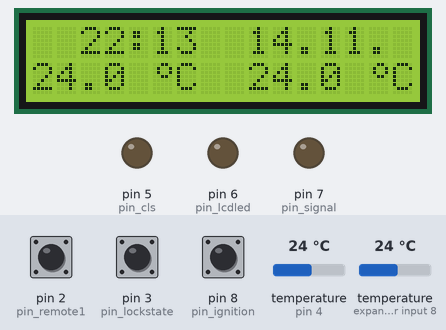
Bench run of a sketch on a simulated Arduino Uno, built with avr-gcc and run on an emulated ATmega328P. On the bench: 16×2 character LCD, output pins drawn as LEDs (lit = HIGH). Wiring (inferred from the names in the program): IR receiver: data pin 2. Dashed ring = blinking. The test bench sets the inputs (shaded band); at power-on: pin 3 (pin_lockstate) HIGH, temperature (sensors on pin 4, expander input 8) 24 °C, pin 8 (pin_ignition) HIGH, pin 2 (pin_remote1) HIGH. The local clock reads 2024-03-15 10:24:30 at power-on unless the sketch sets it.

Above: at 2.3 s.
2.4 s: pin 3 (pin_lockstate) pulled LOW for 0.15 s
At 2.84 s:
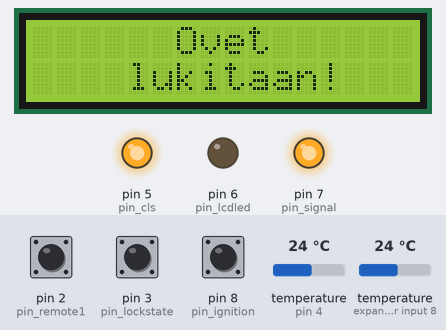
3.1 s: pin 3 (pin_lockstate) pulled LOW for 1 s
At 5.6 s:
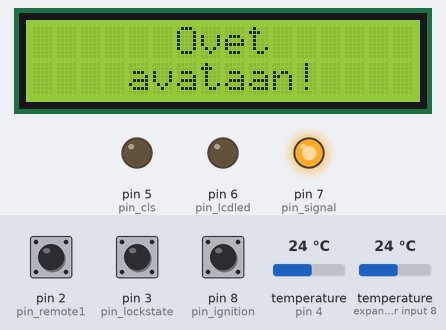
7.6 s: temperature (sensor on pin 4) set to 10.4 °C
At 9.0 s:
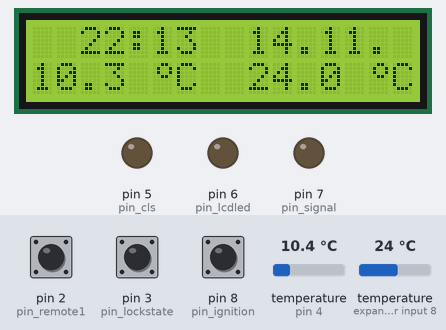
9.3 s: temperature (sensor on pin 4) set to 9.3 °C
At 10.1 s:
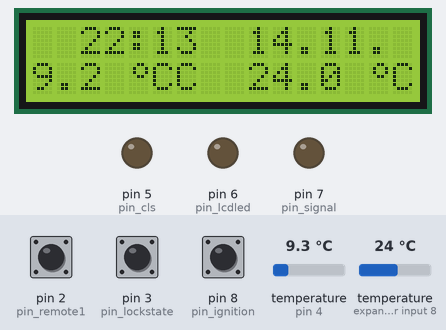
10.9 s: pin 8 (pin_ignition) pulled LOW for 1 s
At 12.3 s:
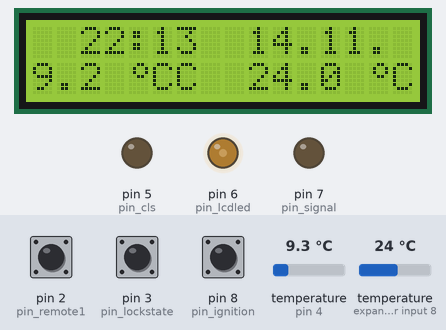
12.5 s: pin 3 (pin_lockstate) pulled LOW for 0.15 s
At 12.79 s:
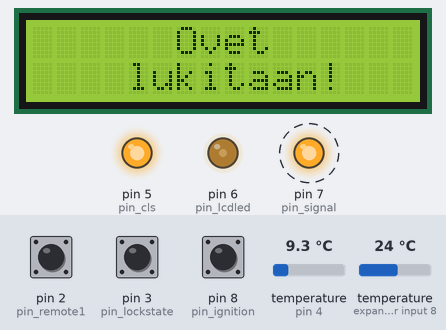
Timing chart, 0 to 14.2 s (numbered marks = the images above; inputs shaded):
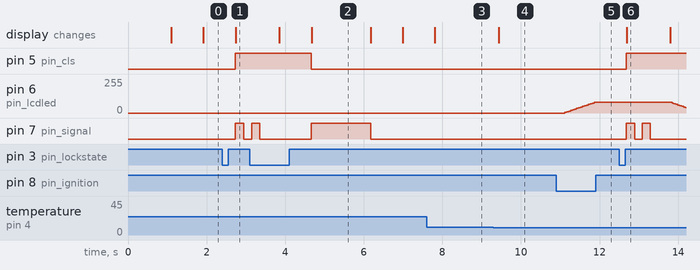

Measured:
- the behaviour switches between 10 and 9.9 °C on temperature (sensor on pin 4) (found by bisection; images 3 and 4)
- after the input at 2.4 s, pin 5 (pin_cls): LOW → HIGH after 0.33 s; pin 7 (pin_signal): LOW → HIGH after 0.33 s, → LOW 0.21 s later; the display: changes after 0.35 s (image 1)
- after the input at 3.1 s, pin 5 (pin_cls): HIGH → LOW after 1.6 s; the display: first differs from a run without the input after 1.6 s (image 2)
- after the input at 7.6 s, the display: changes after 0.21 s (image 3)
- after the input at 9.3 s, the display: changes after 0.14 s (image 4)
- after the input at 10.9 s, pin 6 (pin_lcdled): moves from 0/255 to 80/255 over 0.75 s, starting after 0.21 s
- after the input at 12.5 s, pin 5 (pin_cls): LOW → HIGH after 0.18 s; pin 7 (pin_signal): alternates HIGH for 0.21 s and LOW for 0.20 s, 4 changes in all, then stays LOW, starting after 0.18 s; the display: changes after 0.19 s (image 6)

The sketch:

CLSC.ino
```cpp
/*************************************************************
*  project: Central Locking System control
*  author: Simo Hakala
*  description: A sketch to control various tasks in my 1990
*  Mercedes Benz 230TE, mainly the central locking system.
*
*  v0.1: radio controlled central locking system (CLS)
*  v0.2: temperature display both inside and outside of the
*        vehicle, option to use two remote buttons
*        to control the cls
*  v0.3: display backlight control from ignition signal
*  v0.3.1: -added an input for checking the current door
*          locking state
*          -set the locksignals to use interrupts
*          -removed the two button option added in v0.2
*          -bug fixing
*************************************************************/

#include <Wire.h>
#include <RTClib.h>
#include <LiquidCrystal_I2C.h>
#include <OneWire.h>
#include <DallasTemperature.h>

char* currentversion = "v0.3.1";

#define ONE_WIRE_BUS 4
OneWire oneWire(ONE_WIRE_BUS);
DallasTemperature sensors(&oneWire);
float temp1, temp2;
DeviceAddress sensor_int = {0x28, 0xB4, 0x63, 0x05, 0x05, 0x00, 0x00, 0x2E};
DeviceAddress sensor_ext;

RTC_DS1307 rtc;

LiquidCrystal_I2C lcd(0x27,16,2);
const int pin_lcdled = 6; //PWM output pin to control lcd brightness
int brightness = 80; //lcd background brightness

const int pin_signal = 7; //output pin to control the blinker relay
const int pin_cls = 5; //output pin to control the cls

const int pin_ignition = 8; //input signal from ignition switch
const int pin_lockstate = 3; //input pin to determine lockstate (D3 = INT1)
boolean doorslocked;

//four input pins from the remote control unit
const int pin_remote1 = 2; //(D2 = INT0)
const int pin_remote2 = 10;
const int pin_remote3 = 11;
const int pin_remote4 = 12;

//reset locksignals
volatile boolean signal_remote;
volatile boolean signal_local;

//custom display characters
byte degree[8] = {
  B00110,
  B01001,
  B01001,
  B00110
};

void lock_signal() //interrupt service routine (ISR)
{
  if (digitalRead(pin_remote1) == LOW) //remote locksignal
  {
    signal_remote = true;
  } else {
    signal_local = true;
  }
}

void setup()
{
  Wire.begin();
  sensors.begin();

  pinMode(pin_signal, OUTPUT);
  pinMode(pin_lcdled, OUTPUT);
  pinMode(pin_cls, OUTPUT);
  pinMode(pin_lockstate, INPUT_PULLUP);
  pinMode(pin_ignition, INPUT_PULLUP);
  pinMode(pin_remote1, INPUT_PULLUP);
  pinMode(pin_remote2, INPUT_PULLUP);
  pinMode(pin_remote4, INPUT_PULLUP);
  pinMode(pin_remote3, INPUT_PULLUP);

  if (pin_lockstate == LOW)
  {
    doorslocked = true;
  } else {
    doorslocked = false;
  }

  attachInterrupt (0,lock_signal,LOW);
  attachInterrupt (1,lock_signal,CHANGE);

  //show startup message
  lcd.init();
  lcd.backlight();
  lcd.setBacklight(80);
  lcd.createChar(0, degree);
  lcd.setCursor(6, 0); lcd.print("CLSC");
  lcd.setCursor(5, 1); lcd.print(currentversion);
  if (digitalRead(pin_ignition) == LOW)
  {
    for (int i = 0; i < brightness; i = i + 5)
    {
      analogWrite(pin_lcdled, i);
      delay(50);
    }
    brightness = 80;
  } else {
    brightness = 0;
  }

  rtc.begin();
  if (! rtc.isrunning()) {
    lcd.setCursor(3, 0); lcd.print("RTC is");
    lcd.setCursor(2, 1); lcd.print("NOT running!");
  }
  // following line sets the RTC to the date & time this sketch was compiled
  rtc.adjust(DateTime(__DATE__, __TIME__));

  delay(1000);
  lcd.clear();
  signal_remote = false;
  signal_local = false;
}

void loop()
{
  //ignition pin state
  if (digitalRead(pin_ignition) == HIGH)
  {
    if (brightness > 0)
    {
      //fade off
      for (int i = 80; i > 0; i = i - 5)
      {
        analogWrite(pin_lcdled, i);
        delay(50);
      }
      analogWrite(pin_lcdled, 0);
      brightness = 0;
    }
  }

  if (digitalRead(pin_ignition) == LOW)
  {
    if (brightness < 80)
    {
      //fade on
      for (int i = 0; i < 80; i = i + 5)
      {
        analogWrite(pin_lcdled, i);
        delay(50);
      }
      analogWrite(pin_lcdled, 80);
      brightness = 80;
    }
  }

  DateTime now = rtc.now();
  sensors.requestTemperatures();  //check temperature from the sensors
  temp1 = sensors.getTempC(sensor_int);  //inside temperature
  temp2 = sensors.getTempC(sensor_ext);  //outside temperature

  //show time and date
  //lcd.clear();
  lcd.setCursor(0, 0); if (now.hour() < 10) {lcd.print("   ");} else {lcd.print("  ");} lcd.print(now.hour(), DEC); lcd.print(":"); if (now.minute() < 10) {lcd.print("0");} lcd.print(now.minute(), DEC);
  lcd.setCursor(9, 0); if (now.day() < 10) {lcd.print(" ");} lcd.print(now.day(), DEC); lcd.print("."); lcd.print(now.month(), DEC); lcd.print("."); lcd.print("  ");

  //show temperatures
  lcd.setCursor(0, 1); lcd.print(temp1); if (temp1 < 10) {lcd.setCursor(3, 1);} else {lcd.setCursor(4, 1);} lcd.print(" "); lcd.write(byte(0)); lcd.print("C");
  lcd.setCursor(9, 1); lcd.print(temp2); if (temp2 < 10) {lcd.setCursor(12, 1);} else {lcd.setCursor(13, 1);} lcd.print(" "); lcd.write(byte(0)); lcd.print("C ");
  //lcd.setCursor(0, 1); lcd.print(analogRead(pin_lcdled));
  //lcd.setCursor(9, 1); lcd.print(digitalRead(pin_ignition));

  if (signal_remote || signal_local)
  {
    centrallocking();
  }
}

void centrallocking()
{
  //clear lcd for message and start blinking sequence by setting blinkers on
  lcd.clear();
  digitalWrite(pin_signal, HIGH);

  if (doorslocked)
  {
    digitalWrite(pin_cls, LOW);
    lcd.setCursor(6, 0); lcd.print("Ovet"); //message about unlocking doors
    lcd.setCursor(4, 1); lcd.print("avataan!");
    delay(1500);
    digitalWrite(pin_signal, LOW); //one long blink
    doorslocked = false;
  }
  else
  {
    digitalWrite(pin_cls, HIGH);
    lcd.setCursor(6, 0); lcd.print("Ovet"); //message about locking doors
    lcd.setCursor(4, 1); lcd.print("lukitaan!");
    delay(200);
    digitalWrite(pin_signal, LOW);
    delay(200);
    digitalWrite(pin_signal, HIGH);
    delay(200);
    digitalWrite(pin_signal, LOW); //two short blinks
    delay(500);
    doorslocked = true;
  }

  //reset blinker and locksignal states
  digitalWrite(pin_signal, LOW);
  signal_remote = false;
  signal_local = false;
  lcd.clear();
}
```
